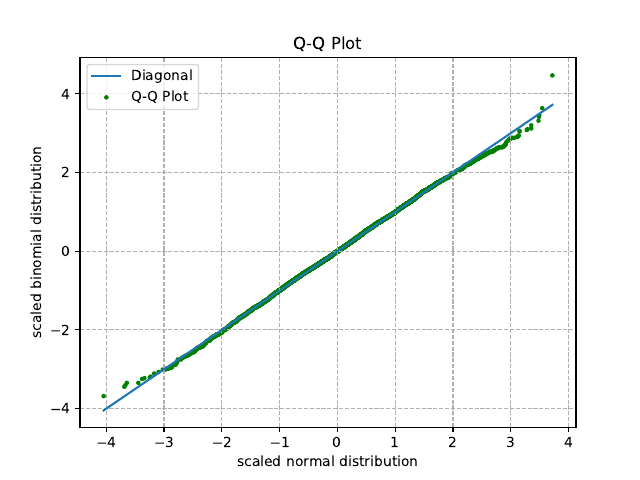

Generate this figure with Python:
import numpy as np
import matplotlib.pyplot as plt


"""
GTM: It would be nice to remember central limit theorem in the comment.
given points: 5
"""

def j2x(j):
    return (j - np.mean(j)) / np.std(j)


if __name__ == '__main__':
    n, p = 10000, 0.5
    b_sample = np.sort(j2x(np.random.binomial(n=n, p=p, size=n)))
    n_sample = np.sort(j2x(np.random.normal(loc=n, scale=p, size=n)))

    # plt.rc('figure', figsize=(14, 10))
    plt.plot(n_sample, n_sample, label='Diagonal')
    plt.scatter(n_sample, b_sample, s=5, c='g', label='Q-Q Plot')
    plt.title('Q-Q Plot')
    plt.xlabel('scaled normal distribution')
    plt.ylabel('scaled binomial distribution')
    plt.legend()
    plt.grid(linestyle='--')

    plt.savefig('p3.pdf')
    plt.show()

    """Comment
    According to the Q-Q plot, we can see normal distribution and binomial distribution are similar, when n is large 
    (here n = 10000), because most of the points fall on the diagonal. 
    """
